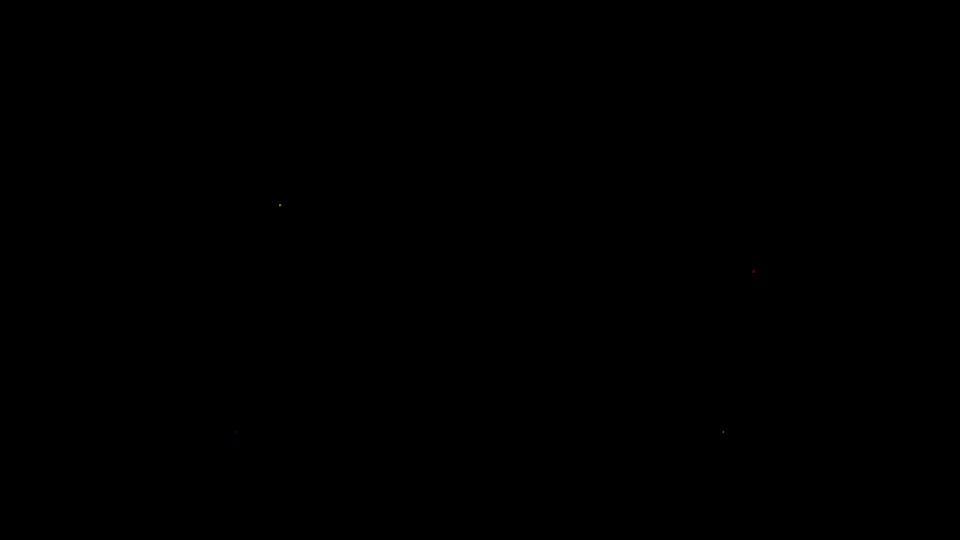
Frame 1 (no input)
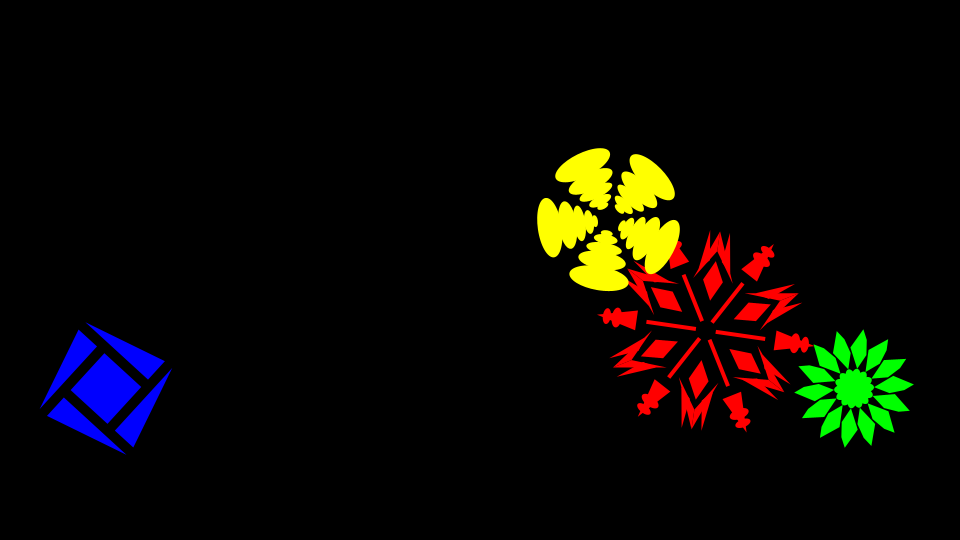
Frame 60 (the mouse pressed at the canvas centre just before this capture)
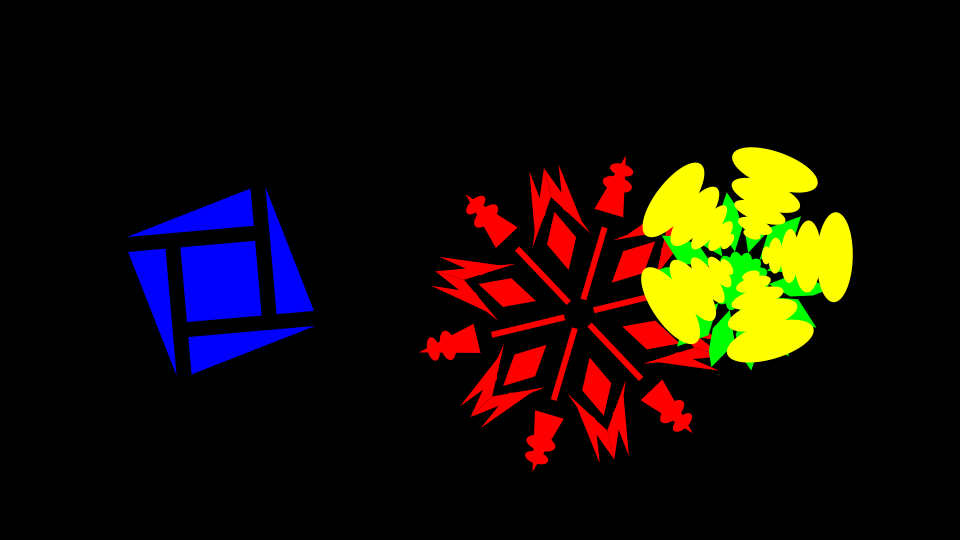
Frame 120 (the mouse held since frame 60 and released just before this capture)

The Processing sketch that drew these frames (run headless with seeded random() and noise(); from frame 60 on, the mouse is pressed at the canvas centre):

// Processing sketch: scanner
// ── scanner.pde
color[] Colors; //<>//
float x = 0.0f;
float y = 0.0f;
float r = 0.0f;

float Lerp;

void setup()
{
  size(960, 540);
  frameRate(30);

  Colors = new color[3];
  Colors[0] = color(9, 31, 59);
  Colors[1] = color(10, 73, 125);
  Colors[2] = color(225, 0, 49);
}

void draw()
{
  if (frameCount < 27*30)
  {
    Lerp += 1.0/90.0;
  }
  else
  {
    Lerp -= 1.0/90.0;
  }
  Lerp = constrain(Lerp, 0.0, 1.0);

  background(0xFF000000);
  translate(width/2, height/2);

  x = width*0.285 * cos(frameCount/100.0f);
  y = height*0.12 * sin(frameCount/50.0f);
  patternD(x, y, 3.0f*Lerp, frameCount/35.0f, 0xFFFF0000);

  x = width/4 + width*0.14 * sin(frameCount/40.0f);
  y = height*0.3 * cos(frameCount/80.0f);
  patternB(x, y, 1.5f*Lerp, frameCount/25.0f, 0xFF00FF00);

  x = -width/4 + width*0.14 * -sin(frameCount/40.0f);
  y = height*0.3 * cos(frameCount/80.0f);
  patternC(x, y, 1.5f*Lerp, -frameCount/25.0f, 0xFF0000FF);

  x = width*0.285 * -sin(frameCount/45.0f + 2.3f);
  y = height*0.12 * -cos(frameCount/90.0f);
  patternA(x, y, 1.8f*Lerp, -frameCount/35.0f, 0xFFFFFF00);
}

// ── patterns.pde
void patternA(float x, float y, float s, float r, color c)
{
  push();
  translate(x, y);
  rotate(r);
  
  noStroke();
  fill(c);
  for (int i = 0; i < 5; i++)
  {
    ellipse(0, -50*s, 50*s, 20*s);
    ellipse(0, -35*s, 40*s, 15*s);
    ellipse(0, -25*s, 30*s, 10*s);
    ellipse(0, -17*s, 20*s, 8*s);
    ellipse(0, -12*s, 10*s, 5*s);
    rotate(TWO_PI/5);
  }
  pop();
}

void patternB(float x, float y, float scale, float r, color c)
{
  push();
  translate(x, y);
  rotate(r);
  
  PShape s;
  s = createShape();
  s.beginShape();
  s.fill(c);
  s.noStroke();
  s.vertex(0, 0);
  s.vertex(-10*scale, -20*scale);
  s.vertex(0, -40*scale);
  s.vertex(5*scale, -30*scale);
  s.vertex(7*scale, -15*scale);
  s.endShape(CLOSE);
  
  noStroke();
  fill(c);
  for (int i = 0; i < 14; i++)
  {
    ellipse(0, -10*scale, 10*scale, 20*scale);
    shape(s, 0, -20*scale);
    rotate(TWO_PI/14);
  }
  pop();
}

void patternC(float x, float y, float s, float r, color c)
{
  push();
  translate(x, y);
  rotate(r);
  noStroke();
  fill(c);
  
  rect(-25*s, -25*s, 50*s, 50*s);
  for (int i = 0; i < 4; i++)
  {
    triangle(25*s, -35*s, 25*s, -60*s, -60*s, -35*s);
    rotate(TWO_PI/4);
  }
  
  pop();
}

void patternD(float x, float y, float s, float r, color c)
{
  push();
  translate(x, y);
  rotate(r);
  noStroke();
  fill(c);
  
  for (int i = 0; i < 6; i++)
  {
    rect(-1*s, -5*s, 2*s, -25*s);
    triangle(-5*s, -35*s, 0, -55*s, 5*s, -35*s);
    ellipse(0, -45*s, 10*s, 5*s);
    ellipse(0, -50*s, 8*s, 4*s);
    rotate(TWO_PI/12);
    quad(0, -15*s, -5*s, -25*s, 0*s, -35*s, 5*s, -25*s);
    triangle(0, -40*s, 10*s, -25*s, 0, -50*s);
    triangle(0, -40*s, -10*s, -25*s, 0, -50*s);
    triangle(5*s, -50*s, 3*s, -35*s, 8*s, -30*s);
    triangle(-5*s, -50*s, -3*s, -35*s, -8*s, -30*s);
    rotate(TWO_PI/12);
  }
  
  pop();
}

void patternE(float x, float y, float s, float r, color c1, color c2)
{
  push();
  translate(x, y);
  noFill();
  strokeCap(SQUARE);
  
  stroke(c1);
  strokeWeight(25*s);
  arc(0, 0, 110*s, 110*s, 0+r, TAU*0.65+r);
  
  stroke(c2);
  strokeWeight(15*s);
  arc(0, 0, 60*s, 60*s, 0-r, TAU*0.65-r);
  
  pop();
}
